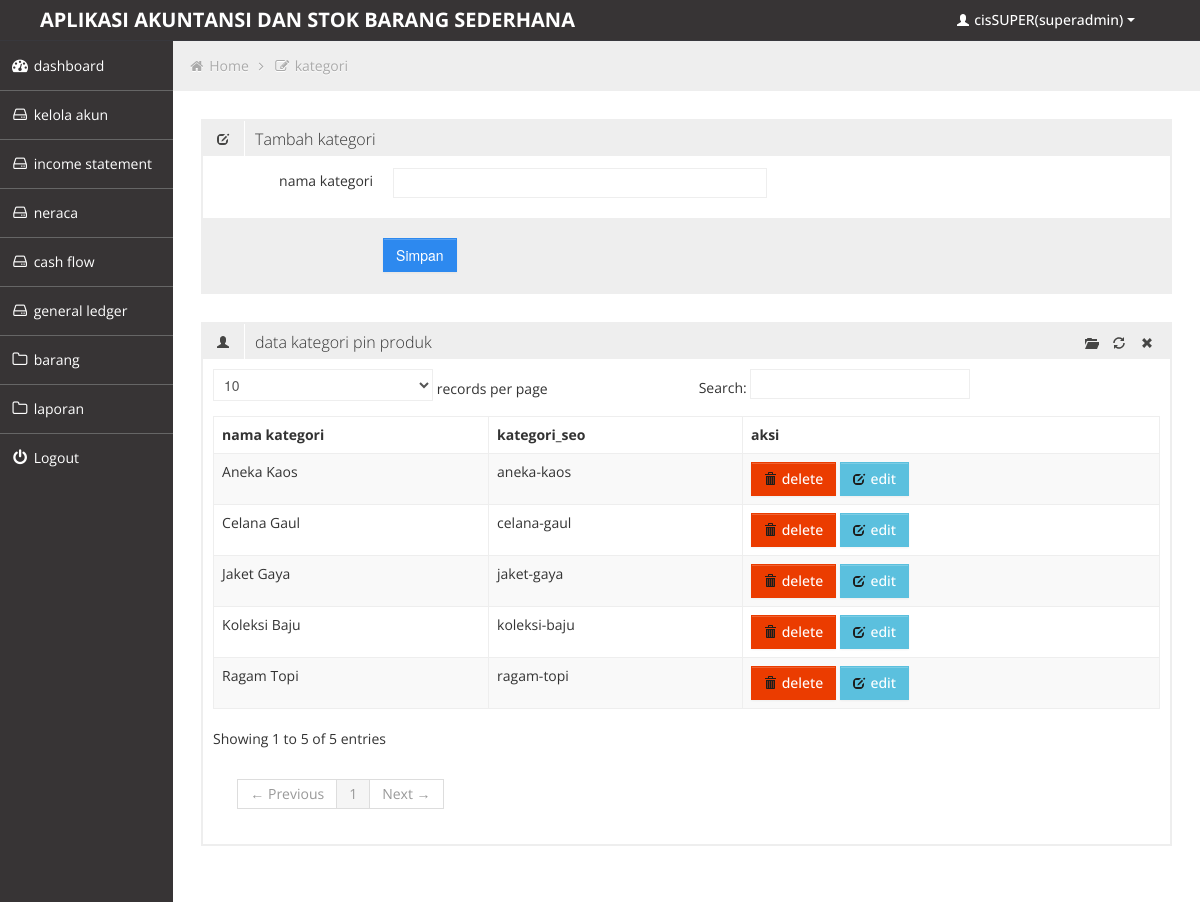
The page /admin/media.php?module=kategori&acc=view (signed in) on the database its author committed.
### tables this page shows
CREATE TABLE IF NOT EXISTS `kategori` (
  `id_kategori` int(5) NOT NULL AUTO_INCREMENT,
  `nama_kategori` varchar(100) NOT NULL,
  `kategori_seo` varchar(100) NOT NULL,
  PRIMARY KEY (`id_kategori`)
);

### admin/modul/kategori/kategori.php (the view, shortened to what this page needs)
<?php
				if ($_GET[module]=='kategori' && $_GET[acc] == 'view')
					{
					?>
				<div class="row-fluid sortable">
				<div class="box span12">
					<div class="box-header" data-original-title>
						<h2><i class="halflings-icon edit"></i><span class="break"></span>Tambah kategori</h2>
					</div>
					<div class="box-content">
						<form class="form-horizontal"  action="<?php echo $PHP_SELF ?> " method="post" enctype="multipart/form-data">
						  <fieldset>
							<div class="control-group">
							  <label class="control-label" for="typeahead">nama kategori </label>
							  <div class="controls">
								<input name="nama_kategori" type="text" class="span6 typeahead" id="typeahead"  >
							  </div>
							</div>
							<div class="form-actions">
							  <input type="submit" name="submit"class="btn btn-primary" value=" Simpan " >
							</div>
						  </fieldset>
						</form>
					</div>
				</div>
				</div>
				<?php
				}
				if ($_GET[module]=='kategori' && $_GET[acc] == 'view' )
				{
				?>
				<div class="row-fluid sortable">
				<div class="box span12">
					<div class="box-header" data-original-title>
						<h2><i class="halflings-icon user"></i><span class="break"></span>data kategori pin produk</h2>
						<div class="box-icon">
						    <a href="media.php?module=kategori&acc=tambah" class="#"><i class="halflings-icon folder-open"></i></a>
						    <a href="media.php?module=kategori" class=""><i class="halflings-icon refresh"></i></a>
							<a href="#" class="btn-close"><i class="halflings-icon remove"></i></a>
						</div>
					</div>
					<div class="box-content">
						<table class="table table-striped table-bordered bootstrap-datatable datatable">
						  <thead>
							  <tr>
								  <th>nama kategori </th>
								  <th>kategori_seo</th>
								  <th>aksi </th>
							  </tr>
						  </thead>
						  <tbody>
						  <?php
						  $d=mysql_query("select * from kategori ");
						  while ($r=mysql_fetch_array($d))
						  {
						  ?>
							<tr>
								<td class="center"><?php echo "$r[nama_kategori]";?></td>
								<td class="center"><?php echo "$r[kategori_seo]";?></td>
								<td class="center"><a class="btn btn-danger" href="modul/kategori/dellkategori.php?id=<?php echo "$r[id_kategori]";?>"><i class="  halflings-icon trash"></i> delete</a>
								<a class="btn btn-info" href="media.php?module=kategori&acc=edit&id=<?php echo "$r[id_kategori]";?>"><i class="  halflings-icon edit"></i> edit</a>
								</td>
							</tr>
							<?php
							}
							?>
						  </tbody>
					  </table>
					</div>
				</div>
				</div>
					<?php
					}
					?>

### admin/css/style.css (style rules this page uses)
body { background: #F5F5F5; color: #333; border: none; font-family: 'Open Sans', sans-serif; font-weight: 400; }
a { color: #646464; }
h2 { font-size: 16px; line-height: 16px; }
.box { border: 2px solid #eee; background: #fff !important; margin-bottom: 28px; }
.box-header { height: 16px; font-size: 16px; line-height: 16px; padding: 10px; background: #eee; -webkit-box-shadow: none; -moz-box-shadow: none; box-shadow: none; overflow: hidden; }
.box-header h2 { float:left; margin-top: 0px; font-weight: 300; }
.box-header h2 i { margin: 0px 3px 0px 4px; opacity: .8; filter: alpha(opacity=80); -ms-filter:"progid:DXImageTransform.Microsoft.Alpha(Opacity=80)"; }
.box-header .box-icon { float:right; margin-top: 1px; }
.box-header .box-icon i { -webkit-transition: all 0.1s ease-in-out; -moz-transition: all 0.1s ease-in-out; -o-transition: all 0.1s ease-in-out; -ms-transition: all 0.1s ease-in-out; transition: all 0.1s ease-in-out; opacity: .8; filter: alpha(opacity=80); -ms-filter:"progid:DXImageTransform.Microsoft.Alpha(Opacity=80)"; }
.box-header .box-icon a { margin: 0px 5px; }
.box-content { position: relative; z-index: 50; margin-top: -1px; padding: 10px; background: #fff !important; }
.form-actions { padding: 19px 20px 20px; margin: 20px -10px -30px -10px; background-color: #eee; border-top: 1px solid #eee; *zoom: 1; }
.form-actions:before, .form-actions:after { display: table; line-height: 0; content: ""; }
.form-actions:after { clear: both; }
.btn { display: inline-block; padding: 6px 12px; margin-bottom: 0; font-size: 14px; font-weight: 500; line-height: 20px; text-align: center; white-space: nowrap; vertical-align: middle; cursor: pointer; border: 1px solid #a7a9aa; -webkit-border-radius: 0px !important; border-radius: 0px !important; }
.btn i { margin-top: 2px; }
.btn { color: #ffffff; background-color: #a7a9aa; border-color: #a7a9aa; background-image: none; filter: none; text-shadow: none; }
.btn-primary { background-color: #2D89EF; border-color: #2D89EF; }
.btn-danger { background-color: #EB3C00; border-color: #EB3C00; }
.btn-info { background-color: #5bc0de; border-color: #5bc0de; }
.table th, .table td { border-top: 1px solid #eee; }
.table-bordered { border-color: #eee; -webkit-border-radius: 0px !important; -moz-border-radius: 0px !important; border-radius: 0px !important; }
.table-bordered th, .table-bordered td { border-left: 1px solid #eee; }
.table-bordered thead:first-child tr:first-child > th:first-child, .table-bordered tbody:first-child tr:first-child > td:first-child, .table-bordered tbody:first-child tr:first-child > th:first-child { -webkit-border-radius: 0px !important; -moz-border-radius: 0px !important; border-radius: 0px !important; }
.table-bordered thead:first-child tr:first-child > th:last-child, .table-bordered tbody:first-child tr:first-child > td:last-child, .table-bordered tbody:first-child tr:first-child > th:last-child { -webkit-border-radius: 0px !important; -moz-border-radius: 0px !important; border-radius: 0px !important; }
.table-bordered thead:last-child tr:last-child > th:first-child, .table-bordered tbody:last-child tr:last-child > td:first-child, .table-bordered tbody:last-child tr:last-child > th:first-child, .table-bordered tfoot:last-child tr:last-child > td:first-child, .table-bordered tfoot:last-child tr:last-child > th:first-child { -webkit-border-radius: 0px !important; -moz-border-radius: 0px !important; border-radius: 0px !important; }
.table-bordered thead:last-child tr:last-child > th:last-child, .table-bordered tbody:last-child tr:last-child > td:last-child, .table-bordered tbody:last-child tr:last-child > th:last-child, .table-bordered tfoot:last-child tr:last-child > td:last-child, .table-bordered tfoot:last-child tr:last-child > th:last-child { -webkit-border-radius: 0px !important; -moz-border-radius: 0px !important; border-radius: 0px !important; }

### rows shown on the page
kategori: nama_kategori "Koleksi Baju", kategori_seo "koleksi-baju"
kategori: nama_kategori "Jaket Gaya", kategori_seo "jaket-gaya"
kategori: nama_kategori "Celana Gaul", kategori_seo "celana-gaul"
kategori: nama_kategori "Aneka Kaos", kategori_seo "aneka-kaos"
kategori: nama_kategori "Ragam Topi", kategori_seo "ragam-topi"

### other values the page prints
$_SESSION[namalengkap] "cisSUPER"
$_SESSION[level] "superadmin"
$_GET[module] "kategori"
